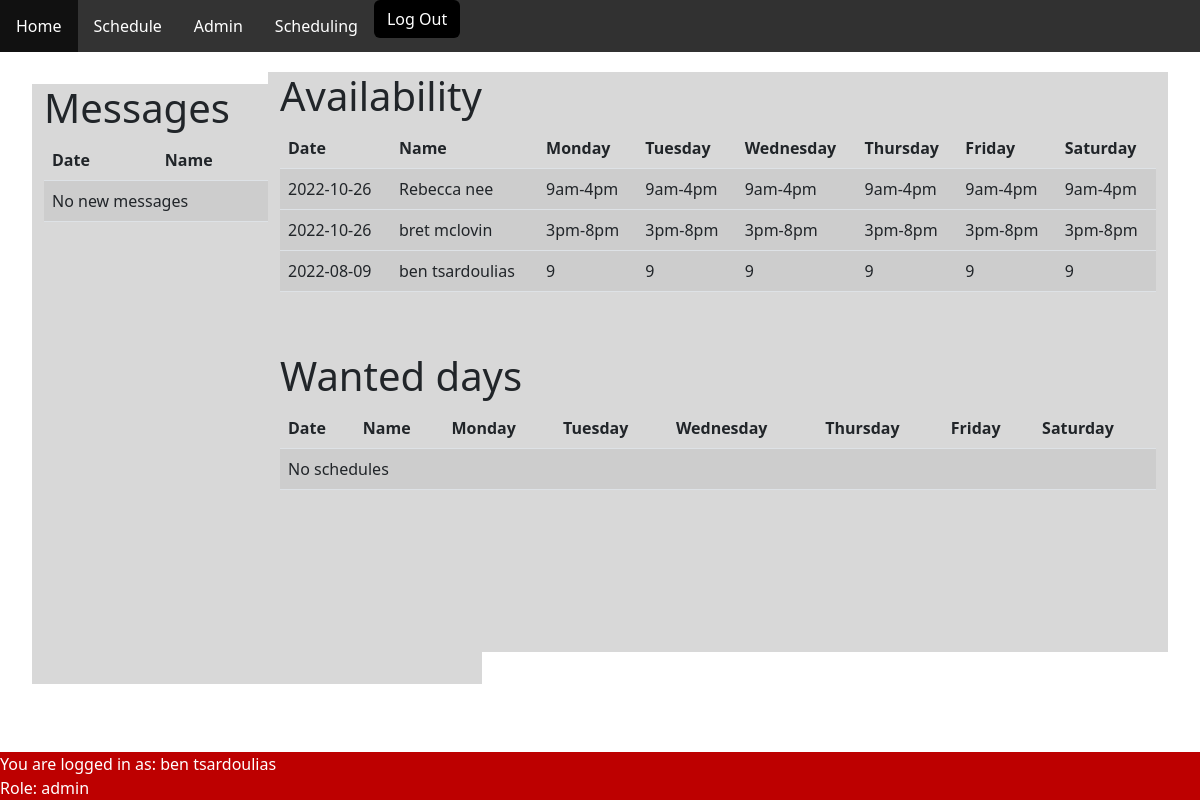
Screenshot of /admin.php (signed in) with the database file from the repository.
### tables this page shows
CREATE TABLE `avil_day` (
  `id` int NOT NULL,
  `date` date NOT NULL,
  `name` varchar(100) NOT NULL,
  `username` varchar(100) NOT NULL,
  `monday` varchar(10) NOT NULL,
  `tuesday` varchar(10) NOT NULL,
  `wednesday` varchar(10) NOT NULL,
  `thursday` varchar(10) NOT NULL,
  `friday` varchar(10) NOT NULL,
  `saturday` varchar(10) NOT NULL
);

### admin.php (the view, shortened to what this page needs)
<?php
require_once('config.php');
$name = $_SESSION['userlogin'][0];
$role = $_SESSION['userlogin'][1];
if ( ($role == 'admin') || ($role == 'manager')) {
    $admin_page='<li><a href="/admin.php">Admin</a></li>';
    $scheduling_page='<li><a href="/scheduling.php">Scheduling</a></li>';
}
else {
    $admin_page= NULL;
    $scheduling_page= NULL;
}
?>
<!DOCTYPE html>
<html lang="en">
<head>
    <link href="https://cdn.jsdelivr.net/npm/bootstrap@5.2.0-beta1/dist/css/bootstrap.min.css" rel="stylesheet"
>
    <link rel="stylesheet" href="https://cdnjs.cloudflare.com/ajax/libs/font-awesome/6.1.1/css/all.min.css"
 />
    <link rel="stylesheet" href="css/home.css">
    <link rel="stylesheet" href="css/admin.css">
    <link rel="stylesheet" href="css/scrollbar.css">
</head>
<body>
<?php require("php/template.php"); echo $header ?>
<?php if (($_DEV) && (($role == 'CaShIeR') || ($role == 'manager')) == '1') {
        echo $out_of_service;
    }elseif(($role == 'CaShIeR')){
        echo $fourohthree;
    }else{
    ?>
    <div class="message_container">
        <div class="container">
            <div class="row">
                <div class="col-md-12">
                    <h1>Messages</h1>
                </div>
            </div>
            <div class="row">
                <div class="col-md-12">
                    <div class="table-responsive">
                        <table class="table table-striped">
                            <thead>
                                <tr>
                                    <th scope="col">Date</th>
                                    <th scope="col">Name</th>
                                    <th scope="col">Message</th>
                                </tr>
                            </thead>
                            <tbody>
                                <?php
								include('config.php');
								$result = $db->prepare("SELECT date, name, message FROM sp ORDER BY date DESC");
								$result->execute();
								for ($i = 0; $row = $result->fetch(); $i++) {
							?>
                                <td><?php echo $row['date']; ?></td>
                                <td><?php echo $row['name']; ?></td>
                                <td><?php echo $row['message']; ?></td>
                            </tbody>
                            <?php
							}
							if ($i == 0) {
								echo '<td colspan="8">No new messages</td>';
							}
					?>
                        </table>
                    </div>
                </div>
            </div>
        </div>
    </div>
    <div class="avil_schedule_container">
        <div class="container">
            <div class="row">
                <div class="col-md-12">
                    <h1>Availability</h1>
                </div>
            </div>
            <div class="row">
                <div class="col-md-15">
                    <div class="table-responsive">
                        <table class="table table-striped ">
                            <thead>
                                <tr>
                                    <th scope="col">Date</th>
                                    <th scope="col">Name</th>
                                    <th scope="col">Monday</th>
                                    <th scope="col">Tuesday</th>
                                    <th scope="col">Wednesday</th>
                                    <th scope="col">Thursday</th>
                                    <th scope="col">Friday</th>
                                    <th scope="col">Saturday</th>
                                </tr>
                            </thead>
                            <tbody>
                                <?php
								include('config.php');
								$result = $db->prepare("SELECT date, name, monday, tuesday, wednesday, thursday, friday, saturday FROM avil_day ORDER BY date DESC");
								$result->execute();
								for ($i = 0; $row = $result->fetch(); $i++) {
							?>
                                <td><?php echo $row['date']; ?></td>
                                <td><?php echo $row['name']; ?></td>
                                <td><?php echo $row['monday']; ?></td>
                                <td><?php echo $row['tuesday']; ?></td>
                                <td><?php echo $row['wednesday']; ?></td>
                                <td><?php echo $row['thursday']; ?></td>
                                <td><?php echo $row['friday']; ?></td>
                                <td><?php echo $row['saturday']; ?></td>
                            </tbody>
                            <?php
							}
					?>
                        </table>
                    </div>
                </div>
            </div>
        </div>
    </div>
    <div class="pref_schedule_container">
        <div class="container">
            <div class="row">
                <div class="col-md-15">
                    <h1>Wanted days</h1>
                </div>
            </div>
            <div class="row">
                <div class="col-md-15">
                    <div class="table-responsive">
                        <table class="table table-striped">
                            <thead>
                                <tr>
                                    <th scope="col">Date</th>
                                    <th scope="col">Name</th>
                                    <th scope="col">Monday</th>
                                    <th scope="col">Tuesday</th>
                                    <th scope="col">Wednesday</th>
                                    <th scope="col">Thursday</th>
                                    <th scope="col">Friday</th>
                                    <th scope="col">Saturday</th>
                                </tr>
                            </thead>
                            <tbody>
                                <?php
								include('config.php');
								$result = $db->prepare("SELECT date, name, monday, tuesday, wednesday, thursday, friday, saturday FROM pref_day ORDER BY date DESC");
								$result->execute();
								for ($i = 0; $row = $result->fetch(); $i++) {
							?>
                                <td><?php echo $row['date']; ?></td>
                                <td><?php echo $row['name']; ?></td>
                                <td><?php echo $row['monday']; ?></td>
                                <td><?php echo $row['tuesday']; ?></td>
                                <td><?php echo $row['wednesday']; ?></td>
                                <td><?php echo $row['thursday']; ?></td>
                                <td><?php echo $row['friday']; ?></td>
                                <td><?php echo $row['saturday']; ?></td>
                            </tbody>
                            <?php
							}
							if ($i == 0) {
								echo '<td colspan="8">No schedules</td>';
							}
					?>
                        </table>
                    </div>
                </div>
            </div>
        </div>
    </div>
<?php
    }
include('php/template.php');
echo $footer;
?>

### php/template.php (shortened to what this page needs)
<?php
$header = <<<HEADER
<body>
<div class="nav">
    <ul>
        <div class="nav-links">
            <li><a href="/index.php">Home</a></li>
            <li><a href="/schedule.php">Schedule</a></li>
            $admin_page
            $scheduling_page
            <li><button type="button" name="button" id="logOut" class="btn btn_logout">Log Out</button></li>
        </div>
    </ul>
</div>
HEADER;
$footer = <<<FOOTER
<script>
        $(function() {
            $('#logOut').click(function() {
                window.location.href = "logout.php?logout=true";
            })
        });
    </script>
    <div class="footer">
        <footer>
            <p>You are logged in as: $name </p>
            <p>Role: $role </p>
        </footer>
    </div>
</div>
</body>
</html>
FOOTER;
?>

### css/home.css (style rules this page uses)
body, html { margin: 0; padding: 0; height: 100%; background: white !important; overflow: auto; }
.nav { background-color: rgb(49, 49, 49); }
p { margin-bottom: 0%; }
.nav ul { list-style-type: none; margin: 0; padding: 0; overflow: hidden; background-color: #333; }
.nav-links li { float: left; }
.nav-links li a { display: block; color: white; text-align: center; padding: 14px 16px; text-decoration: none; }
.btn_logout { float: right !important; background: rgb(0, 0, 0) !important; color: white !important; }
.footer { position: absolute; bottom: 0; width: 100%; height: auto; background-color: rgb(189, 0, 0); color: white; }

### css/admin.css (style rules this page uses)
.message_container { margin: 2rem; overflow-y: scroll; height: 600px; width: 450px; background-color: rgb(216, 216, 216); right: 40px; }
.avil_schedule_container { position: absolute; margin: 2rem; overflow-y: scroll; height: 300px; width: 900px; background-color: rgb(216, 216, 216); right: 0px; top: 40px; }
.pref_schedule_container { position: absolute; margin: 2rem; overflow-y: scroll; height: 300px; width: 900px; background-color: rgb(216, 216, 216); right: 0px; top: 40%; }

### rows the page displays
avil_day: date "2022-10-26", name "Rebecca nee", monday "9am-4pm", tuesday "9am-4pm", wednesday "9am-4pm", thursday "9am-4pm", friday "9am-4pm", saturday "9am-4pm"
avil_day: date "2022-10-26", name "bret mclovin", monday "3pm-8pm", tuesday "3pm-8pm", wednesday "3pm-8pm", thursday "3pm-8pm", friday "3pm-8pm", saturday "3pm-8pm"
avil_day: date "2022-08-09", name "ben tsardoulias", monday "9", tuesday "9", wednesday "9", thursday "9", friday "9", saturday "9"

### other values shown
$name "ben tsardoulias"
$role "admin"
